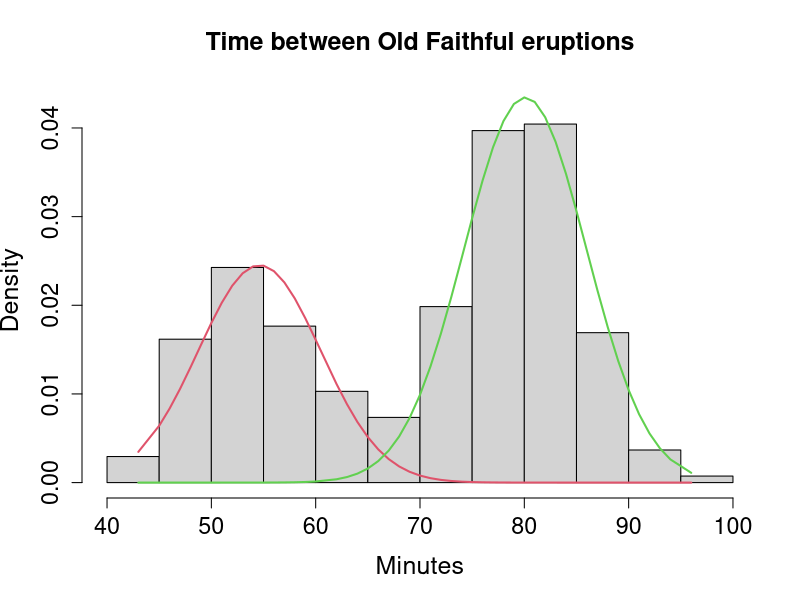
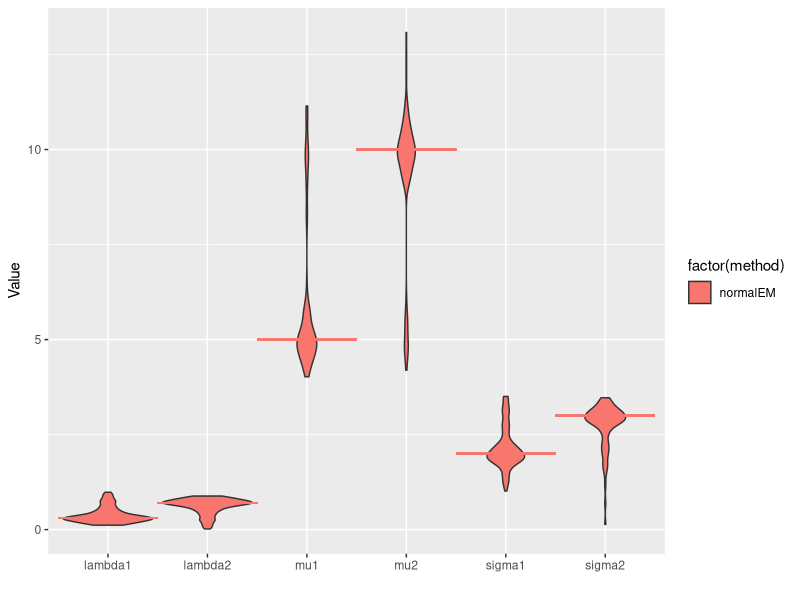

These charts were generated, in order, by the following R code:
## ---- chunk 1
library(mixtools)
attach(faithful)
wait1 <- normalmixEM(waiting, lambda = .5, mu = c(55, 80), sigma = c(5,5))
plot(wait1, density = TRUE, cex.axis = 1.4, cex.lab = 1.5, cex.main = 1.5,
     main2 = "Time between Old Faithful eruptions", xlab2 = "Minutes", whichplots = 2)

# simulations
set.seed(11)
numSims = 100
numObs = 1000
x = NULL
x = rnormmix(n=numObs*numSims,lambda = c(0.3,0.7),mu=c(5,10),sigma=c(2,3)) # generate the data
matrix_results_normalEM = matrix(0,nrow = numSims,ncol = 7)
for (i in 1:numSims){
    # 1- 1000, 1001-2000, 2001-3000,...
  normalEM = normalmixEM(x[(numObs*(i-1)+1):(numObs*(i))],maxit = 10000)
  matrix_results_normalEM[i,1:2] = normalEM$lambda
  matrix_results_normalEM[i,3:4] = normalEM$mu
  matrix_results_normalEM[i,5:6] = normalEM$sigma
  matrix_results_normalEM[i,7] = length(normalEM$all.loglik)
}

library(ggplot2)
library(reshape)
dataframe_results_normalEM = as.data.frame(matrix_results_normalEM)
colnames(dataframe_results_normalEM) = c("lambda1","lambda2","mu1","mu2",
                                         "sigma1","sigma2","numIters")
dataframe_results_normalEM$simulations = seq(1,numSims)
library(cowplot)
melted_df = melt(dataframe_results_normalEM[,-7],id.vars = "simulations")
melted_df$method = rep("normalEM",length(melted_df$simulations))
p <- ggplot(melted_df) + geom_violin(aes(factor(variable), value,fill=factor(method))) +
    ylab("Value") + xlab("") +
    geom_segment(aes(x = 0.5, y = 0.3, xend = 1.5, yend = 0.3,col="red")) +
    geom_segment(aes(x = 1.5, y = 0.7, xend = 2.5, yend = 0.7,col="red"))+
    geom_segment(aes(x = 2.5, y = 5, xend = 3.5, yend = 5,col="red"))+
    geom_segment(aes(x = 3.5, y = 10, xend = 4.5, yend = 10,col="red"))+
    geom_segment(aes(x = 4.5, y = 2, xend = 5.5, yend = 2,col="red"))+
    geom_segment(aes(x = 5.5, y = 3, xend = 6.5, yend = 3,col="red")) + 
    guides(col=FALSE)
p
